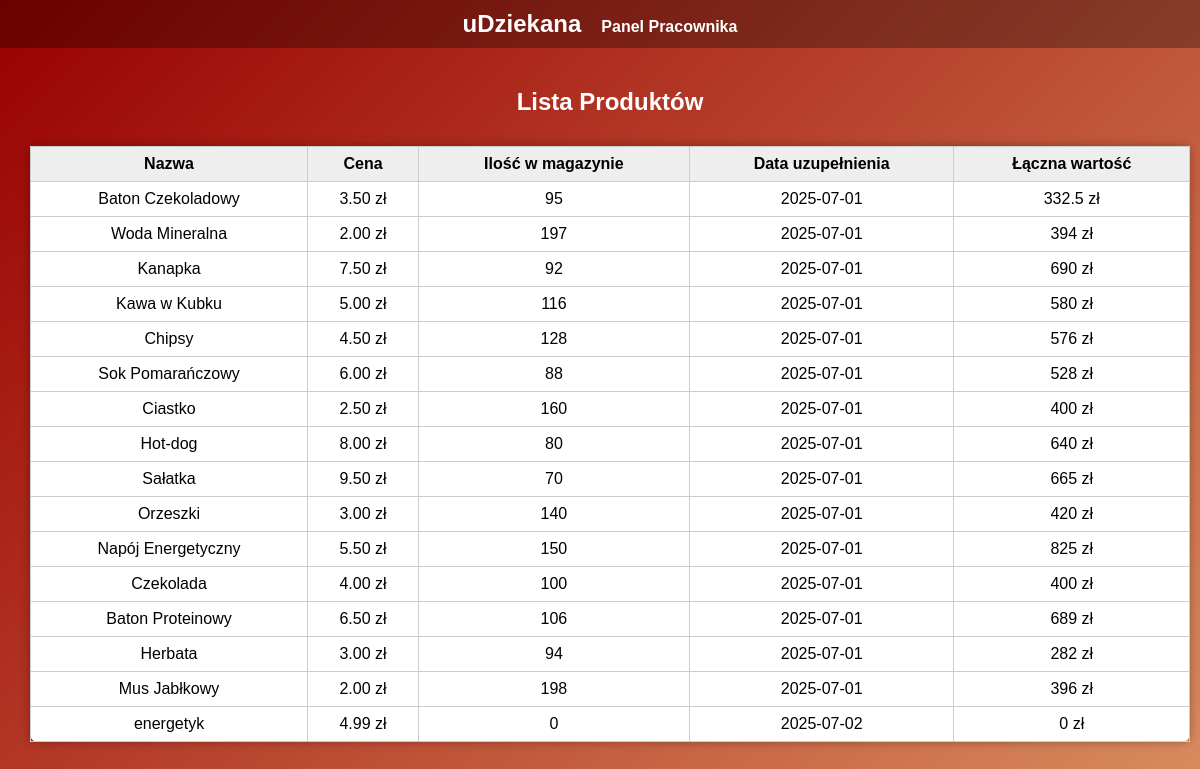
The app's page /produkty.php with its own data.
### tables this page shows
CREATE TABLE `Magazyn` (
  `ID_Produktu` int(11) NOT NULL,
  `Ilosc_na_stanie` int(11) NOT NULL,
  `Data_uzupelnienia` date NOT NULL
);

CREATE TABLE `Produkt` (
  `ID_Produktu` int(11) NOT NULL,
  `Nazwa` varchar(100) NOT NULL,
  `Cena` decimal(10,2) NOT NULL,
  `Waga` decimal(10,3) DEFAULT NULL
);

### produkty.php (the view)
<?php include 'polaczenie.php'; ?>
<html><head><title>uDziekana - Lista Produktów</title><link rel='stylesheet' href='style.css'></head><body>
<nav><a href='index.php' style='font-size:24px;'>uDziekana</a><a href='panel.php'>Panel Pracownika</a></nav>
<div class='content' style='flex-direction:column;'>
<h2>Lista Produktów</h2>
<table><tr><th>Nazwa</th><th>Cena</th><th>Ilość w magazynie</th><th>Data uzupełnienia</th><th>Łączna wartość</th></tr>
<?php
$res = $conn->query("SELECT p.Nazwa, p.Cena, m.Ilosc_na_stanie, m.Data_uzupelnienia FROM Produkt p JOIN Magazyn m ON p.ID_Produktu = m.ID_Produktu");
while($row = $res->fetch_assoc()) {
$wartosc = $row['Cena'] * $row['Ilosc_na_stanie'];
echo "<tr><td>{$row['Nazwa']}</td><td>{$row['Cena']} zł</td><td>{$row['Ilosc_na_stanie']}</td><td>{$row['Data_uzupelnienia']}</td><td>{$wartosc} zł</td></tr>";
}
?>
</table>
</div></body></html>

### style.css (style rules this page uses)
body { background: linear-gradient(135deg, #990000, #d98c5f); color: white; font-family: Arial, sans-serif; margin: 0; }
nav { background: rgba(0,0,0,0.3); padding: 10px; text-align: center; }
nav a { color: white; margin: 10px; text-decoration: none; font-weight: bold; }
.content { margin: 20px; display: flex; flex-wrap: wrap; justify-content: center; }
h1, h2, h3 { text-align: center; }
.panel, .products, .cart, table { background: #fff; color: black; padding: 20px; margin: 10px; border-radius: 8px; box-shadow: 0 0 10px rgba(0,0,0,0.3); }
table { border-collapse: collapse; width: 100%; }
td, th { border: 1px solid #ccc; padding: 8px; text-align: center; }
th { background: #eee; }

### records on screen
magazyn: ID_Produktu.Nazwa "Baton Czekoladowy", ID_Produktu.Cena "3.50", Ilosc_na_stanie "95", Data_uzupelnienia "2025-07-01", wartosc "332.5"
magazyn: ID_Produktu.Nazwa "Woda Mineralna", ID_Produktu.Cena "2.00", Ilosc_na_stanie "197", Data_uzupelnienia "2025-07-01", wartosc "394"
magazyn: ID_Produktu.Nazwa "Kanapka", ID_Produktu.Cena "7.50", Ilosc_na_stanie "92", Data_uzupelnienia "2025-07-01", wartosc "690"
magazyn: ID_Produktu.Nazwa "Kawa w Kubku", ID_Produktu.Cena "5.00", Ilosc_na_stanie "116", Data_uzupelnienia "2025-07-01", wartosc "580"
magazyn: ID_Produktu.Nazwa "Chipsy", ID_Produktu.Cena "4.50", Ilosc_na_stanie "128", Data_uzupelnienia "2025-07-01", wartosc "576"
magazyn: ID_Produktu.Nazwa "Sok Pomarańczowy", ID_Produktu.Cena "6.00", Ilosc_na_stanie "88", Data_uzupelnienia "2025-07-01", wartosc "528"
magazyn: ID_Produktu.Nazwa "Ciastko", ID_Produktu.Cena "2.50", Ilosc_na_stanie "160", Data_uzupelnienia "2025-07-01", wartosc "400"
magazyn: ID_Produktu.Nazwa "Hot-dog", ID_Produktu.Cena "8.00", Ilosc_na_stanie "80", Data_uzupelnienia "2025-07-01", wartosc "640"
magazyn: ID_Produktu.Nazwa "Sałatka", ID_Produktu.Cena "9.50", Ilosc_na_stanie "70", Data_uzupelnienia "2025-07-01", wartosc "665"
magazyn: ID_Produktu.Nazwa "Orzeszki", ID_Produktu.Cena "3.00", Ilosc_na_stanie "140", Data_uzupelnienia "2025-07-01", wartosc "420"
magazyn: ID_Produktu.Nazwa "Napój Energetyczny", ID_Produktu.Cena "5.50", Ilosc_na_stanie "150", Data_uzupelnienia "2025-07-01", wartosc "825"
magazyn: ID_Produktu.Nazwa "Czekolada", ID_Produktu.Cena "4.00", Ilosc_na_stanie "100", Data_uzupelnienia "2025-07-01", wartosc "400"
magazyn: ID_Produktu.Nazwa "Baton Proteinowy", ID_Produktu.Cena "6.50", Ilosc_na_stanie "106", Data_uzupelnienia "2025-07-01", wartosc "689"
magazyn: ID_Produktu.Nazwa "Herbata", ID_Produktu.Cena "3.00", Ilosc_na_stanie "94", Data_uzupelnienia "2025-07-01", wartosc "282"
magazyn: ID_Produktu.Nazwa "Mus Jabłkowy", ID_Produktu.Cena "2.00", Ilosc_na_stanie "198", Data_uzupelnienia "2025-07-01", wartosc "396"
magazyn: ID_Produktu.Nazwa "energetyk", ID_Produktu.Cena "4.99", Ilosc_na_stanie "0", Data_uzupelnienia "2025-07-02"
